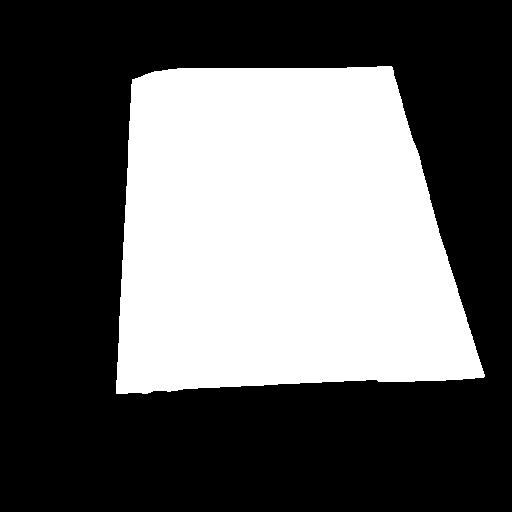
#> input picture seg/KakaoTalk_20240213_090413133.jpg, 512 x 512 px
$ jupyter execute --allow-errors 'test_결과물아름답게.ipynb'
#> lines starting #> are read from the running program, lines starting #| are printed output that depends on the picture; after the words box and inside, x2 and y2 are one past the last pixel; in counts of white or black regions, pixels touching at a corner belong together
# 그랩컷으로 추출한 객체 경계 마스크를 후처리해서 아름답게 바꾸기
- 1.모폴리지 연산 : 노이즈제거, 작은 구멍들 없애기 => 흡족함
- 2.경계선 평활화 : 복잡한 경계를 단순화 해준다, +흑백만 사용해서 노이즈예방 => 아주 나이스함
- 위에것들을 합치고 저장할때 리사이징하기 => 완료
 - 방안1: cv2.INTER_AREA 리사이징 후 => cv2.THRESH_BINARY 이진화처리 => 중간에 흑백이 아닌 픽셀이 생겨남
 - 방안2: 이진화 처리 후 => cv2.INTER_AREA 리사이징하기 =>안티앨리어싱 현상생김
 - 방안3: cv2.INTER_NEAREST 리사이징기법 사용 => 흑백으로 잘나오면서 경계도 비교적 잘유지하는듯함, 흡족

[cell 1]
# 작은 점같은거 없애기, 모폴로지 연산으로 노이즈 제거
import cv2
import numpy as np
import matplotlib.pyplot as plt

# 마스크 이미지 불러오기
mask = cv2.imread('./seg/KakaoTalk_20240213_090413133.jpg', 0)
#> mask is the input picture: shape (512, 512); min 0, max 255, mean 96.9

# 커널 크기
kernel = np.ones((3,3), np.uint8)
# Opening 연산으로 노이즈 제거
opening = cv2.morphologyEx(mask, cv2.MORPH_OPEN, kernel)

# Closing 연산으로 작은 구멍 메우기
closing = cv2.morphologyEx(opening, cv2.MORPH_CLOSE, kernel)
#> `[cell 1] # 작은 점같은거 없애기, 모폴로지 연산으로 노이즈 제거 import cv2 import numpy as np..`:
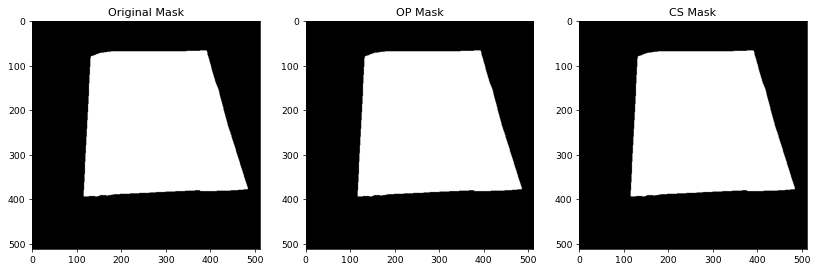
#> figure drawn by matplotlib, 3 panels

# 결과 표시
plt.figure(figsize=(15, 5))
plt.subplot(1, 3, 1)
plt.title('Original Mask')
plt.imshow(mask, cmap='gray')

plt.subplot(1, 3, 2)
plt.title('OP Mask')
plt.imshow(opening, cmap='gray')

plt.subplot(1, 3, 3)
plt.title('CS Mask')
plt.imshow(closing, cmap='gray')
# [5 lines of commented-out code are left out]

[cell 2]
# 경계선 평활화 사용
# 모폴로지 끝난걸 가지고 해야됨
contours, hierarchy = cv2.findContours(closing, cv2.RETR_TREE, cv2.CHAIN_APPROX_SIMPLE)
#> contours = 1 contour; box (x1, y1, x2, y2) and area: (116, 65, 485, 394) 99042

# 각 컨투어에 대해 근사화를 수행하고 마스크에 그린다
smooth_mask = np.zeros_like(closing)
for cnt in contours:
    approx = cv2.approxPolyDP(cnt, 0.0005*cv2.arcLength(cnt, True), True)
    cv2.drawContours(smooth_mask, [approx], 0, (255), thickness=cv2.FILLED)
#> this loop made 1 pass
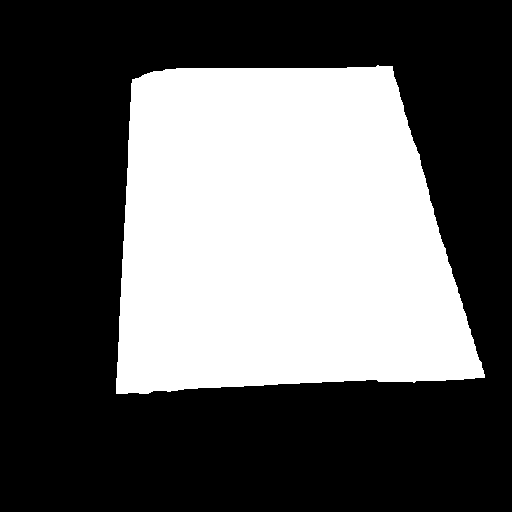
#> smooth_mask: shape (512, 512); 38% white; 1 white region, box (x1, y1, x2, y2) and area: (116, 65, 485, 394) 99663

plt.imshow(smooth_mask, cmap='gray')

# # 원본 이미지 랑 결합 해야뎀
# image = cv2.imread('original_image.jpg')

# # 후처리된 마스크를 사용하여 이미지에서 전경 추출
img = cv2.imread('./org/KakaoTalk_20240213_090413133.jpg')
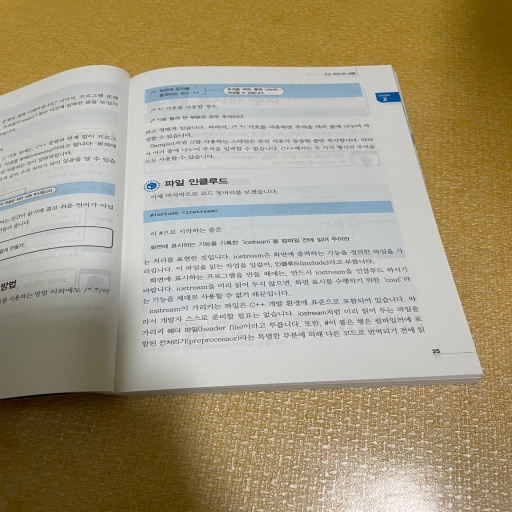
#> input picture org/KakaoTalk_20240213_090413133.jpg, 512 x 512 px
#> img is the input picture: shape (512, 512, 3); mean B, G, R 127.4, 153.8, 164.9
foreground = cv2.bitwise_and(img, img, mask=smooth_mask)
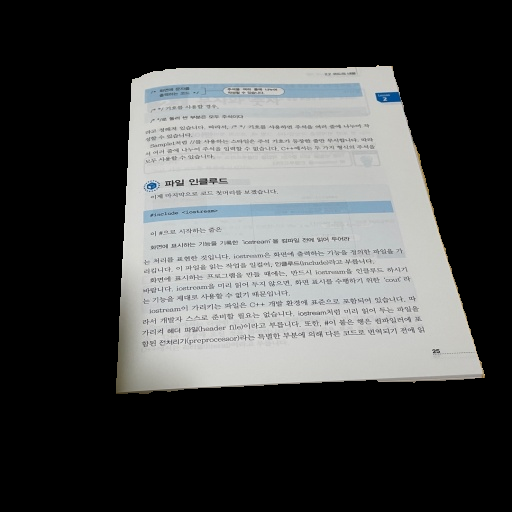
#> foreground: shape (512, 512, 3); mean B, G, R 72.9, 73.3, 72.1
#> the answer given: seg/KakaoTalk_20240213_090413133.jpg

cv2.imshow('Extracted Foreground', foreground)
cv2.waitKey(0)
cv2.destroyAllWindows()

[cell 3]
# 위에 기능들 합쳐서 넣기
import sys
import os
import numpy as np
import cv2
from matplotlib import pyplot as plt

import tkinter as tk
from tkinter import filedialog

# image_path= './img_data/2QzDgg_3.png'

Blue,Green,Red,Black,White = (255,0,0),(0,255,0),(0,0,255),(0,0,0),(255,255,255)
DRAW_BG = {'color':Black,'val':0}
DRAW_FG = {'color':White,'val':1}

rect = (0,0,1,1)
drawing = False
rectangle = False
rect_over = False
rect_or_mask = 100
value = DRAW_FG
thickness = 11

# 이전 상태를 저장하기 위한 변수
prev_img = None
prev_mask = None

# [49 lines left out: function onMouse, not called in this run]


def grapcut(image_path):
#> called with image_path = 'seg/KakaoTalk_20240213_090413133.jpg'
    global ix, iy, img, img2, drawing, value, mask,rectangle
    global rect, rect_or_mask,rect_over, thickness
    global prev_img, prev_mask

    img = cv2.imread(image_path)
    img2 = img.copy()

    # 흑백이아닌 마스크이다
    mask = np.zeros(img.shape[:2],dtype=np.uint8)
    output = np.zeros(img.shape,np.uint8)


    cv2.namedWindow('input', cv2.WINDOW_NORMAL)
    cv2.namedWindow('output', cv2.WINDOW_NORMAL)
    cv2.namedWindow('mask', cv2.WINDOW_NORMAL)
    cv2.setMouseCallback('input',onMouse,param=(img,img2))
    cv2.moveWindow('input',img.shape[1]+10,90)

    print('오른쪽 마우스 버튼을 누르고 영역을 지정한 후 n을 누르시오')

    while True:
        cv2.imshow('output',output)
        cv2.imshow('input',img)

        k = cv2.waitKey(1) & 0xFF
#> (key Esc is pressed here)

        # esc키누르면 종료
        if k == 27:
            exit()
            break
        # '+' 키를 누르면 thickness 증가
        if k == ord(']'):
            thickness += 3
            print(f'현재 두께: {thickness}')

        # '-' 키를 누르면 thickness 감소, 단, thickness는 1보다 작아질 수 없음
        if k == ord('[') and thickness > 1:
            thickness -= 3
            print(f'현재 두께: {thickness}')

        if k == ord('0'):
            print('왼쪽 마우스로 제거할 부분을 표시한 후 n을 누르세요')
            value = DRAW_BG
        if k == ord('1'):
            print('왼쪽 마우스로 복원할 부분을 표시한 후 n을 누르세요')
            value = DRAW_FG
        if k == ord('r'):
            print('리셋합니다')
            rect = (0,0,1,1)
            drawing = False
            rectangle = False
            rect_or_mask = 100
            rect_over = False
            value = DRAW_FG
            img = img2.copy()
            mask = np.zeros(img.shape[:2],dtype=uint8)
            output = np.zeros(img.shape,np.uint8)
            print('0:제거할 배경선택, 1:복원할 전경선택, n:적용하기, r:리셋')
        elif k == ord('n'):
            # 'n' 키를 누르기 전 상태 저장
            prev_img = img2.copy()
            prev_mask = mask.copy()

            bgdModel = np.zeros((1,65),np.float64)
            fgdModel = np.zeros((1,65),np.float64)

            if rect_or_mask == 0:
                cv2.grabCut(img2,mask,rect,bgdModel,fgdModel,1,cv2.GC_INIT_WITH_RECT)
                rect_or_mask = 1
            elif rect_or_mask == 1:
                cv2.grabCut(img2,mask,rect,bgdModel,fgdModel,1,cv2.GC_INIT_WITH_MASK)

            print('0:제거할 배경선택, 1:복원할 전경선택, n:적용하기')
            print('s:저장 후 계속, r:리셋, b:되돌리기, esc:완전종료')
            print('크기조절 키우기 ], 줄이기 [')

            # 업데이트된 마스크를 흑백으로 변환하여 mask2에 저장
            mask2 = np.where((mask==2)|(mask==0),0,1).astype('uint8') * 255

            # 커널 크기
            kernel = np.ones((4,4), np.uint8)
            # Opening 연산으로 노이즈 제거
            opening = cv2.morphologyEx(mask2, cv2.MORPH_OPEN, kernel)
            # Closing 연산으로 작은 구멍 메우기
            closing = cv2.morphologyEx(opening, cv2.MORPH_CLOSE, kernel)

            # 경계선 평활화
            # 경계를 찾는다
            contours, hierarchy = cv2.findContours(closing, cv2.RETR_TREE, cv2.CHAIN_APPROX_SIMPLE)
            # 각 컨투어에 대해 근사화를 수행하고 마스크에 그린다
            # mask2로 저장한다
            mask2 = np.zeros_like(closing)
            for cnt in contours:
                #approxPolyDP의 두번째 매개변수를 적절히 조절하면 경계가 단순화된다
                approx = cv2.approxPolyDP(cnt, 0.001*cv2.arcLength(cnt, True), True)
                # 흑백만 걸러서 노이즈 방지
                cv2.drawContours(mask2, [approx], 0, (255), thickness=cv2.FILLED)

            # mask2를 'mask' 윈도우에 표시
            cv2.imshow('mask', mask2)

            # 저장하기누르면 현재 창에보이는 결과물이 저장됨
            saved_mask = mask2.copy()
            # 전경을 마스크를 기반으로 다시 추출해준다
            # 후처리된 마스크를 사용하여 이미지에서 전경 추출
            output = cv2.bitwise_and(img2, img2, mask=mask2)

        # 이전 적용상태로 되돌리기
        elif k == ord('b'):  # 'b' 키를 눌러 이전 상태로 되돌리기
            if prev_img is not None and prev_mask is not None:
                img2 = prev_img.copy()
                mask = prev_mask.copy()
                print("이전 상태로 되돌렸습니다.")
                # 이전 마스크를 기반으로 출력 이미지 업데이트
                mask2 = np.where((mask == 1) + (mask == 3), 255, 0).astype('uint8')
                output = cv2.bitwise_and(img2, img2, mask=mask2)
                # 변경된 상태를 'input' 및 'output' 윈도우에 표시
                cv2.imshow('input', img2)
                cv2.imshow('output', output)

        # 여기에 적당한 마스크 확인 했으면 저장하는 기능 추가해야됨
        elif k == ord('s'):  # 's' 키를 누르면 실행
            #원본 파일이름과맞추기기
            filename, file_extension = os.path.splitext(os.path.basename(image_path))
            output_path = os.path.join('./seg', filename + file_extension)

            # 저장경로 잇는지 확인
            if not os.path.exists('./seg'):
                os.makedirs('./seg')

            # 사이즈 바꾸기
            saved_mask = cv2.resize(saved_mask, (512, 512), interpolation=cv2.INTER_NEAREST)
            # 마스크 저장
            cv2.imwrite(output_path, saved_mask)
            print(f'마스크 이미지를 {output_path}로 저장했습니다.')

            # org 변환해서 저장
            output_path = os.path.join('./org', filename + file_extension)
            if not os.path.exists('./org'):
                os.makedirs('./org')

            img2 = cv2.resize(img2, (512, 512), interpolation=cv2.INTER_AREA)
            cv2.imwrite(output_path, img2)
            print(f'오리지날 이미지를 {output_path}로 저장했습니다.')
            break

            ###새로운 이미지를 불러오기위해 파일선택창을 띄우는 기능을
            ### 추가해야뎀


        # 전경을 흑백으로 추출
        # mask2 = np.where((mask==1) + (mask == 3),255,0).astype('uint8')
        mask2 = np.where((mask==2)|(mask==0),0,1).astype('uint8') * 255
        output = cv2.bitwise_and(img2,img2,mask=mask2)

    cv2.destroyAllWindows()


# 파일선택창
def select_image_file():
    root = tk.Tk()
    root.withdraw()  # Tkinter 창을 띄우지 않고 파일 선택 대화 상자만 사용
    file_path = filedialog.askopenfilename()  # 파일 선택 창을 띄움
    return file_path

# 이미지 선택해서 경로 가지고와서 그랩컷 실행
def load_and_process_image():
    while True:
        image_path = select_image_file()
        if image_path:  # 사용자가 파일을 선택한 경우
            # 현재 작업 디렉토리의 절대 경로
            current_dir = os.path.abspath(os.getcwd())
            # 상대 경로 계산
            relative_path = os.path.relpath(image_path, current_dir)
            print(f"선택된 파일: {image_path}")
            grapcut(relative_path)  # 선택된 이미지에 대해 grapcut 함수 실행
        else:
            print("파일이 선택되지 않았습니다. 프로그램을 종료합니다.")
            break

#> (the rest of this cell did not finish here and is left out)

[cell 4]
# 리사이징과 이진화
import sys
import os
import numpy as np
import cv2
from matplotlib import pyplot as plt

import tkinter as tk
from tkinter import filedialog

saved_mask = cv2.imread('seg/KakaoTalk_20240213_090432431_02.jpg')
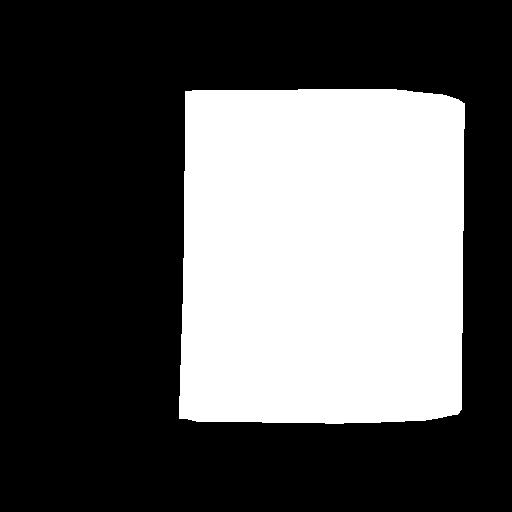
#> input picture seg/KakaoTalk_20240213_090432431_02.jpg, 512 x 512 px
#> saved_mask is the input picture: shape (512, 512, 3); min 0, max 255, mean 90.3

# [11 lines of commented-out code are left out]
saved_mask = cv2.resize(saved_mask, (512, 512), interpolation=cv2.INTER_NEAREST)
cv2.imwrite('./test3.jpg', saved_mask)
#> Out = True
